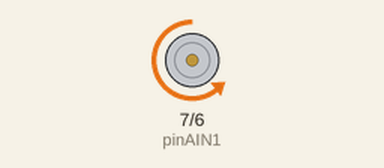
Recording of a sketch running on a simulated Arduino Uno, built with avr-gcc and run on an emulated ATmega328P. On the bench: motor-driver pin pairs drawn as motors (green arrow = first pin HIGH = forward, orange = second pin HIGH = backward, longer = more drive, scaled by the enable pin).

Above: at 1.0 s.
At 3.0 s:
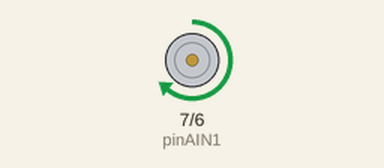
At 9.0 s:
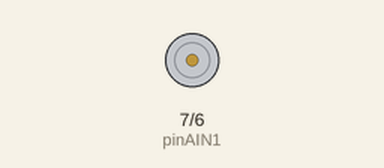
Timing chart, 0 to 13.0 s (numbered marks = the images above):
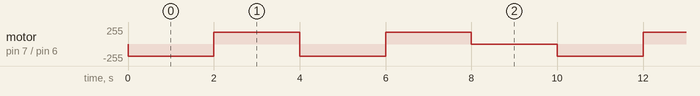

The sketch:

PruebaControl_Motores.ino
```cpp
const int pinPWMA = 5;
const int pinAIN2 = 6;
const int pinAIN1 = 7;

const int pinSTBY = 8;

const int waitTime = 2000;   //espera entre fases
const int speed = 200;      //velocidad de giro

const int pinMotorA[3] = { pinPWMA, pinAIN2, pinAIN1 };

enum moveDirection {
   forward,
   backward
};

enum turnDirection {
   clockwise,
   counterClockwise
};

void setup()
{
   pinMode(pinAIN2, OUTPUT);
   pinMode(pinAIN1, OUTPUT);
   pinMode(pinPWMA, OUTPUT);
}

void loop()
{
   enableMotors();
   move(forward, 180);
   delay(waitTime);

   move(backward, 180);
   delay(waitTime);

   turn(clockwise, 180);
   delay(waitTime);

   turn(counterClockwise, 180);
   delay(waitTime);

   fullStop();
   delay(waitTime);
}

//Funciones que controlan el vehiculo
void move(int direction, int speed)
{
   if (direction == forward)
      moveMotorForward(pinMotorA, speed);
   else
      moveMotorBackward(pinMotorA, speed);
}

void turn(int direction, int speed)
{
   if (direction == forward)
      moveMotorForward(pinMotorA, speed);
   else
      moveMotorBackward(pinMotorA, speed);
}

void fullStop()
{
   disableMotors();
   stopMotor(pinMotorA);
}

//Funciones que controlan los motores
void moveMotorForward(const int pinMotor[3], int speed)
{
   digitalWrite(pinMotor[1], HIGH);
   digitalWrite(pinMotor[2], LOW);

   analogWrite(pinMotor[0], speed);
}

void moveMotorBackward(const int pinMotor[3], int speed)
{
   digitalWrite(pinMotor[1], LOW);
   digitalWrite(pinMotor[2], HIGH);

   analogWrite(pinMotor[0], speed);
}

void stopMotor(const int pinMotor[3])
{
   digitalWrite(pinMotor[1], LOW);
   digitalWrite(pinMotor[2], LOW);

   analogWrite(pinMotor[0], 0);
}

void enableMotors()
{
   digitalWrite(pinSTBY, HIGH);
}

void disableMotors()
{
   digitalWrite(pinSTBY, LOW);
}
```

Measured:
- by itself, motor on pin 7 (pinAIN1) / pin 6 (pinAIN2): repeats every 10.0 s: forward 180/255 2.0 s, backward 180/255 2.0 s, forward 180/255 2.0 s, stopped 2.0 s, backward 180/255 2.0 s
